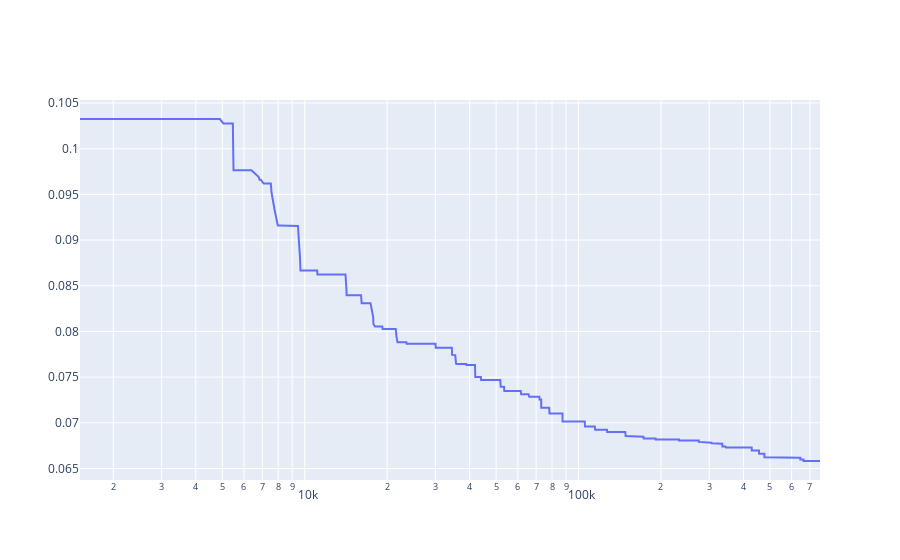

Notebook code cell kept with this figure:
### Code cell
# trying to plot 
mean = results['cifar10']['rs']['mean']
sem = results['cifar10']['rs']['std_error']
label = results['cifar10']['rs']['label']
runtime = results['cifar10']['rs']['runtime']
fig = go.Figure([
    go.Scatter(
        x=runtime, 
        y=mean, 
        name=label)
])
fig.update_xaxes(type="log")
fig.show()

### Figure 1 — Plotly figure (JSON) as saved in the notebook; plotly's stock layout.template omitted (floating-point values rounded to 4 significant figures; data arrays with more than 128 entries replaced by an {"elided": "..."} marker saying what was removed)
{"data": [{"name": "RS", "type": "scatter", "x": {"elided": "4000 float values"}, "y": {"elided": "4000 float values"}}], "layout": {"xaxis": {"type": "log"}}}
